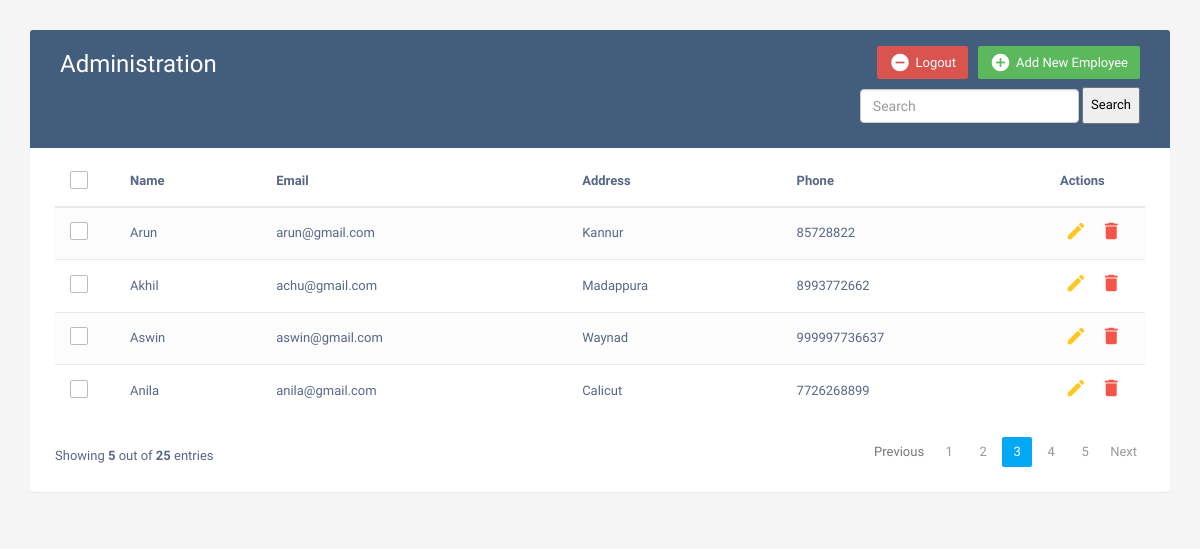
Screenshot of /home/ (signed in) with the database file from the repository.
### crud/models.py (models this page shows, shortened)
class Employees(models.Model):
    name = models.CharField(max_length=200)
    email = models.EmailField(max_length=200)
    address = models.TextField()
    phone = models.IntegerField()

### crud/views.py (the view)
# urls.py: path('home/',views.index,name='home'),
@login_required(login_url='login')
@cache_control(no_cache=True,must_revalidate=True, no_store=True)
def index(request):
    emp = Employees.objects.all()
    context = {
        'emp':emp,
    }
    if 'username' in request.session:
        return render(request,'index.html',context)
    return redirect('login')

### templates/index.html (shortened to what this page needs)
<!DOCTYPE html>
<html lang="en">
<head>
<link rel="stylesheet" href="https://maxcdn.bootstrapcdn.com/font-awesome/4.7.0/css/font-awesome.min.css">
<link rel="stylesheet" href="https://maxcdn.bootstrapcdn.com/bootstrap/3.3.7/css/bootstrap.min.css">
</head>
  <body>
    <div class="container">
        <div class="table-wrapper">
            <div class="table-title">
                <div class="row">
                    <div class="col-sm-6">
						<h2>Administration</b></h2>
					</div>
					<div class="col-sm-6">
						<a href="#addEmployeeModal" class="btn btn-success" data-toggle="modal"><i class="material-icons">&#xE147;</i> <span>Add New Employee</span></a>
						<a href="{% url 'logout' %}" class="btn btn-danger" data-toggle="modal"><i class="material-icons">&#xE15C;</i> <span>Logout</span></a>
						<form method="get" action="/search" class="navbar-form navbar-right" id="navBarSearchForm">
							<input class="form-control me-2" type="search" name="query" id="query" placeholder="Search" aria-label="Search">
							<button class="button1" type="submit">Search</button>
						  </form>
					</div>
                </div>
            </div>
            <table class="table table-striped table-hover">
                <thead>
                    <tr>
						<th>
							<span class="custom-checkbox">
								<label for="selectAll"></label>
							</span>
						</th>
                        <th>Name</th>
                        <th>Email</th>
						<th>Address</th>
                        <th>Phone</th>
                        <th>Actions</th>
                    </tr>
                </thead>
                <tbody>
                    {% for i in emp %}
                    <tr>
						<td>
							<span class="custom-checkbox">
								<label for="checkbox1"></label>
							</span>
						</td>
                        <td>{{i.name}}</td>
                        <td>{{i.email}}</td>
						<td>{{i.address}}</td>
                        <td>{{i.phone}}</td>
                        <td>
                            <a href="#editEmployeeModal-{{forloop.counter}}" class="edit" data-toggle="modal"><i class="material-icons" data-toggle="tooltip" title="Edit">&#xE254;</i></a>
                            <a href="#deleteEmployeeModal-{{forloop.counter}}" class="delete" data-toggle="modal"><i class="material-icons" data-toggle="tooltip" title="Delete">&#xE872;</i></a>
                        </td>
                    </tr>
                    {% endfor %}
                </tbody>
            </table>
			<div class="clearfix">
                <div class="hint-text">Showing <b>5</b> out of <b>25</b> entries</div>
                <ul class="pagination">
                    <li class="page-item disabled"><a href="#">Previous</a></li>
                    <li class="page-item"><a href="#" class="page-link">1</a></li>
                    <li class="page-item"><a href="#" class="page-link">2</a></li>
                    <li class="page-item active"><a href="#" class="page-link">3</a></li>
                    <li class="page-item"><a href="#" class="page-link">4</a></li>
                    <li class="page-item"><a href="#" class="page-link">5</a></li>
                    <li class="page-item"><a href="#" class="page-link">Next</a></li>
                </ul>
            </div>
        </div>
    </div>
</body>
</html>

### templates/index.html (style rules this page uses)
body { color: #566787; background: #f5f5f5; font-family: 'Varela Round', sans-serif; font-size: 13px; }
.table-wrapper { background: #fff; padding: 20px 25px; margin: 30px 0; border-radius: 3px; box-shadow: 0 1px 1px rgba(0,0,0,.05); }
.table-title { padding-bottom: 15px; background: #435d7d; color: #fff; padding: 16px 30px; margin: -20px -25px 10px; border-radius: 3px 3px 0 0; }
.table-title h2 { margin: 5px 0 0; font-size: 24px; }
.table-title .btn { color: #fff; float: right; font-size: 13px; border: none; min-width: 50px; border-radius: 2px; border: none; outline: none !important; margin-left: 10px; }
.table-title .btn i { float: left; font-size: 21px; margin-right: 5px; }
.table-title .btn span { float: left; margin-top: 2px; }
table.table tr th, table.table tr td { border-color: #e9e9e9; padding: 12px 15px; vertical-align: middle; }
table.table tr th:first-child { width: 60px; }
table.table tr th:last-child { width: 100px; }
table.table-striped tbody tr:nth-of-type(odd) { background-color: #fcfcfc; }
table.table td:last-child i { opacity: 0.9; font-size: 22px; margin: 0 5px; }
table.table td a { font-weight: bold; color: #566787; display: inline-block; text-decoration: none; outline: none !important; }
table.table td a.edit { color: #FFC107; }
table.table td a.delete { color: #F44336; }
table.table td i { font-size: 19px; }
.pagination { float: right; margin: 0 0 5px; }
.pagination li a { border: none; font-size: 13px; min-width: 30px; min-height: 30px; color: #999; margin: 0 2px; line-height: 30px; border-radius: 2px !important; text-align: center; padding: 0 6px; }
.pagination li.active a, .pagination li.active a.page-link { background: #03A9F4; }
.hint-text { float: left; margin-top: 10px; font-size: 13px; }
.custom-checkbox { position: relative; }
.custom-checkbox label:before { width: 18px; height: 18px; }
.custom-checkbox label:before { content: ''; margin-right: 10px; display: inline-block; vertical-align: text-top; background: white; border: 1px solid #bbb; border-radius: 2px; box-sizing: border-box; z-index: 2; }
.button1 { color: #000; padding: 7px; }

### rows the page displays
Employees: name "Arun", email "arun@gmail.com", address "Kannur", phone "85728822"
Employees: name "Akhil", email "achu@gmail.com", address "Madappura", phone "8993772662"
Employees: name "Aswin", email "aswin@gmail.com", address "Waynad", phone "999997736637"
Employees: name "Anila", email "anila@gmail.com", address "Calicut", phone "7726268899"
